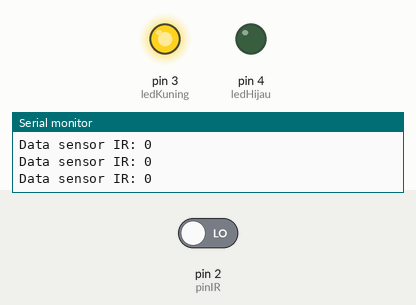
The sketch below on a simulated Arduino Uno, built with avr-gcc and run on an emulated ATmega328P. Shown: output pins drawn as LEDs (lit = HIGH), the last lines printed to the serial monitor. The inputs (shaded band) are chosen by the test bench; at power-on: pin 2 (pinIR) LOW.

Above: at 2.8 s.
2.9 s: pin 2 (pinIR) driven HIGH
At 3.3 s:
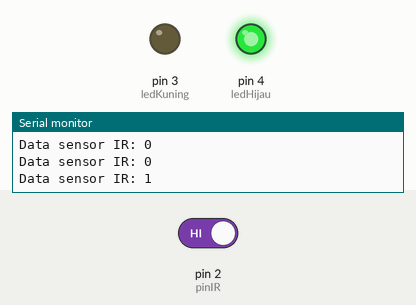
4.5 s: pin 2 (pinIR) driven LOW
At 6.0 s:
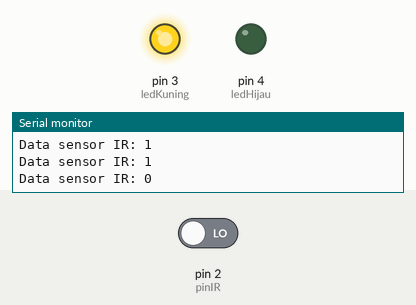
Timing chart, 0 to 7.5 s (numbered marks = the images above; inputs shaded):
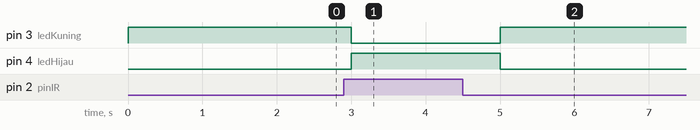

Measured:
- after the input at 2.9 s, pin 3 (ledKuning): HIGH → LOW after 0.10 s; pin 4 (ledHijau): LOW → HIGH after 0.10 s
- after the input at 4.5 s, pin 3 (ledKuning): LOW → HIGH after 0.50 s; pin 4 (ledHijau): HIGH → LOW after 0.50 s

The sketch:

UTS.ino
```cpp
#define pinIR 2
#define ledKuning 3  // Pin untuk LED kuning
#define ledHijau 4   // Pin untuk LED hijau


void setup() {
  pinMode(pinIR, INPUT);
  pinMode(ledKuning, OUTPUT);
  pinMode(ledHijau, OUTPUT);

  Serial.begin(9600); // Inisialisasi serial monitor
}

void loop() {
  int dataIR = digitalRead(pinIR); // Membaca data dari sensor IR

  Serial.print("Data sensor IR: ");
  Serial.println(dataIR); // Menampilkan data sensor IR

  if (dataIR == HIGH) { // Jika permukaan air terdeteksi
    digitalWrite(ledHijau, HIGH);  // LED hijau menyala
    digitalWrite(ledKuning, LOW);  // LED kuning mati
  } else { // Jika permukaan air tidak terdeteksi
    digitalWrite(ledHijau, LOW);   // LED hijau mati
    digitalWrite(ledKuning, HIGH); // LED kuning menyala
  }

  delay(1000); // Delay 1 detik
}
```
